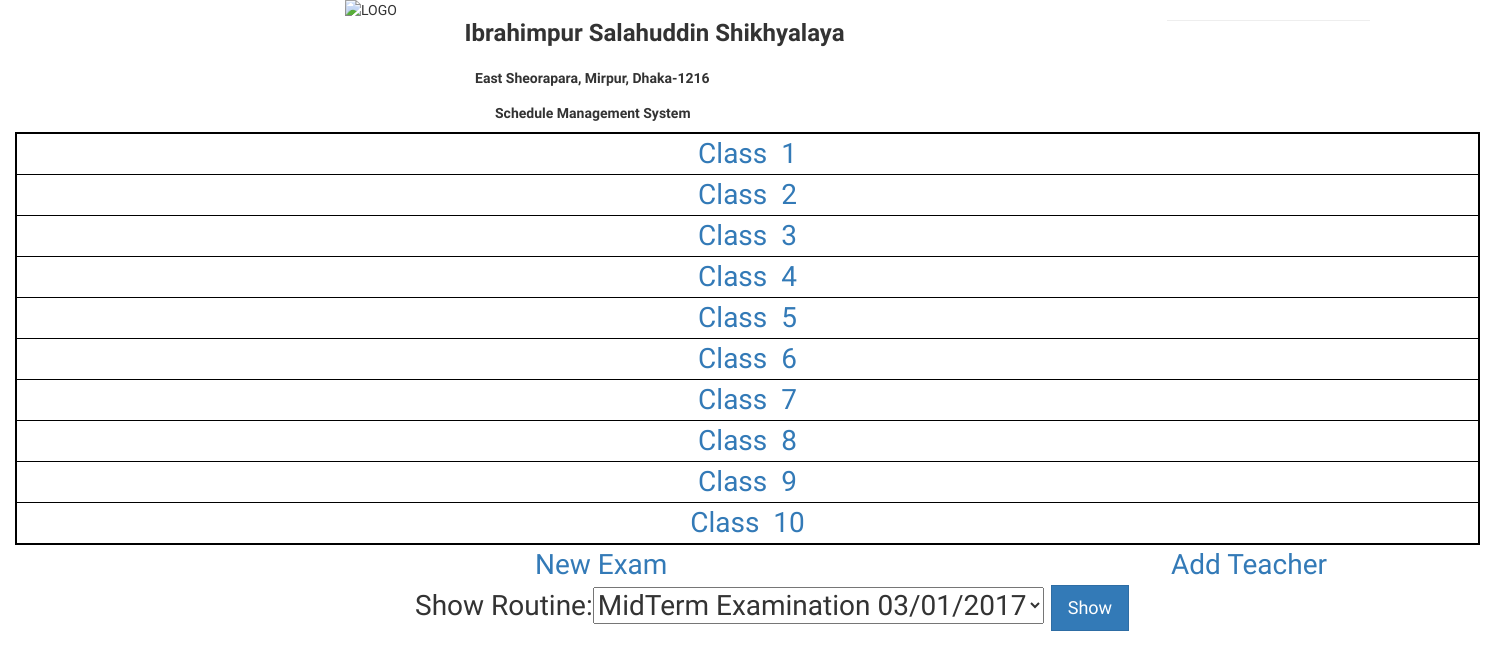
The app's page /home.php with its own data.
### tables this page shows
CREATE TABLE IF NOT EXISTS `School` (
  `class` int(11) NOT NULL,
  PRIMARY KEY (`class`)
);

### connect.php (called while the page is built, shortened)
<?php
class connect {
    public function con() {
        $servername = "localhost";
        $username = "user";
        $password = "routinepassword";
        $dbname = "routine";
        $conn = new mysqli($servername, $username, $password, $dbname);
        return $conn;
    }
    public function execute($con, $sql) {
        $result = $con->query($sql);
        return $result;
    }
}
?>

### admin.php (the view, shortened to what this page needs)
<?php
include("connect.php");
class admin {
    public $c;
    public $conn;
    public function __construct() {
        $this->c = new connect();
        $this->conn = $this->c->con();
    }
    public function showClasses() {
        $query = "select * from School";
        $result = $this->c->execute($this->conn, $query);
        if ($result->num_rows > 0) {
            while ($row = $result->fetch_assoc()) {
                $val = $row['class'];
                echo '<tr>' . '<td>' . '<a href="className.php?idVal=' . $val . '">' . 'Class &nbsp' . $val . '</a>' . '</td>' . '</tr>';
            }
        }
    }
}
?>

### Style.css (style rules this page uses)
body { background-color: palegreen; }
table td,th { empty-cells: show; text-align:center; border-color: black; border-width: 1px; border-style: solid; }
body, html { margin:0; padding:0; }

### records on screen
school: class "1"
school: class "2"
school: class "3"
school: class "4"
school: class "5"
school: class "6"
school: class "7"
school: class "8"
school: class "9"
school: class "10"

### other values on screen
form field subject "MidTerm Examination 03/01/2017"
